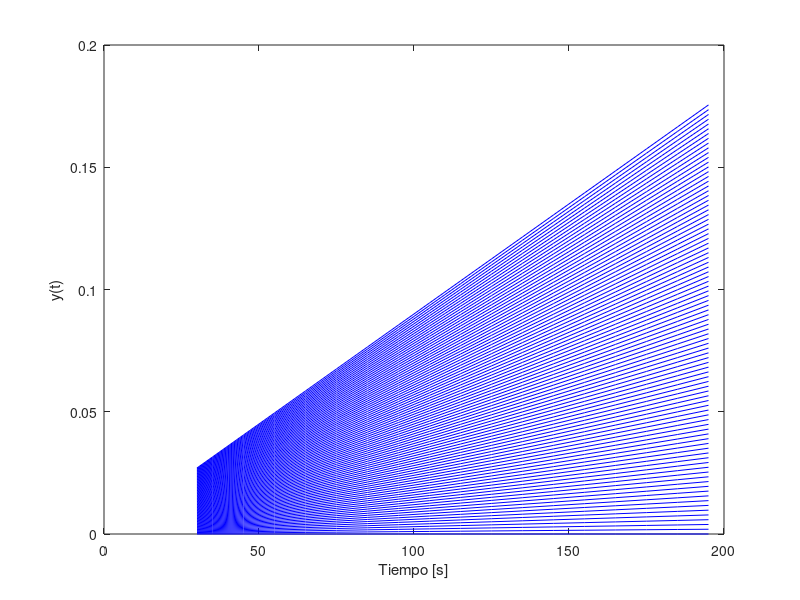

Reproduce this figure in MATLAB. (Note: this script raises an error after producing the figure.)
clcclear allclose allm = (0:0.00001:0.0009); %valor de pendiente. Determia la cantidad de ecuaciones 'y' que voy a tenert = (30:5:195); %Valor de t, donde voy a evaluar la funcion 'y'% 2.5611e-04 - (0:0.00007:0.0009)for i=1:length(m)  for j = 1:length(t)     y(i,j) = m(i)*t(j); %Matriz de valor de 'ym'. Columnas = y(t) Filas = Cada Ym  endforendforfigure(1)for i = 1:length(m)plot(t,y(i,:),'b-')%text(195,y(i,length(y)),num2str(i-1))hold on  end xlabel('Tiempo [s]')ylabel('y(t)')%title('Grafico de y(t) para distintas pendientes')%grid on%grid minord = dlmread('valuesForGraph.txt')figure(1)plot(t,d,'r-')%title('Grafico de los valores de MSD')error = 0; % for externo, me va a agarrar la fila del 'm' correspondiente en 'y'for i = 1:length(m) c = y(i,:);  %ahora voy a recorrer y tomar los valores de 'd'  for j = 1:length(d)   error += (d(j) - c(j))^2;  endfor  e(i,1) = error;  error = 0;endforefigure(2)for i = 1:length(m)plot(m,e(:,1),'r.')xlabel('Pendientes');ylabel('Error');%title('Error entre DCM y las distintas pendientes planteadas')hold on endforfigure(3)for i = 1:length(m)index = find(e == min(e));plot(t,y(index,:),'b-')xlabel('Tiempo [s]')ylabel('y(t)')%title('Grafico de la funcion con menor error vs. DCM ')hold on endform(index)figure(3)plot(t,d,'r-')